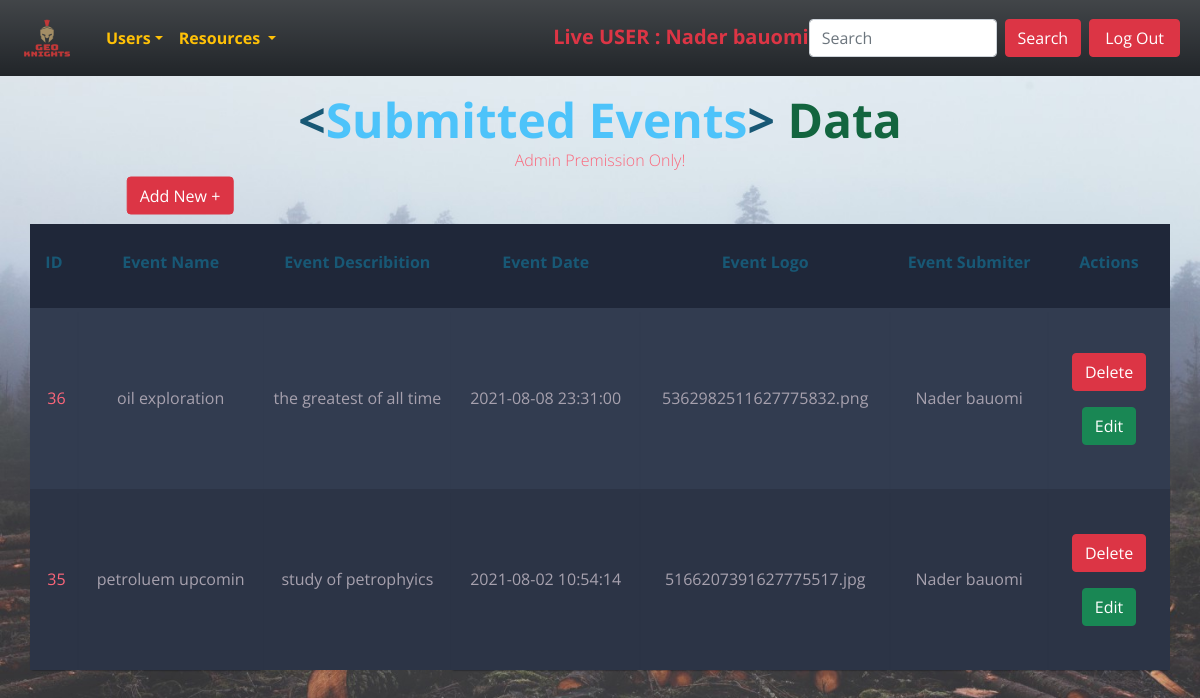
The app's page /admin/resources/events/index.php (signed in), older data.
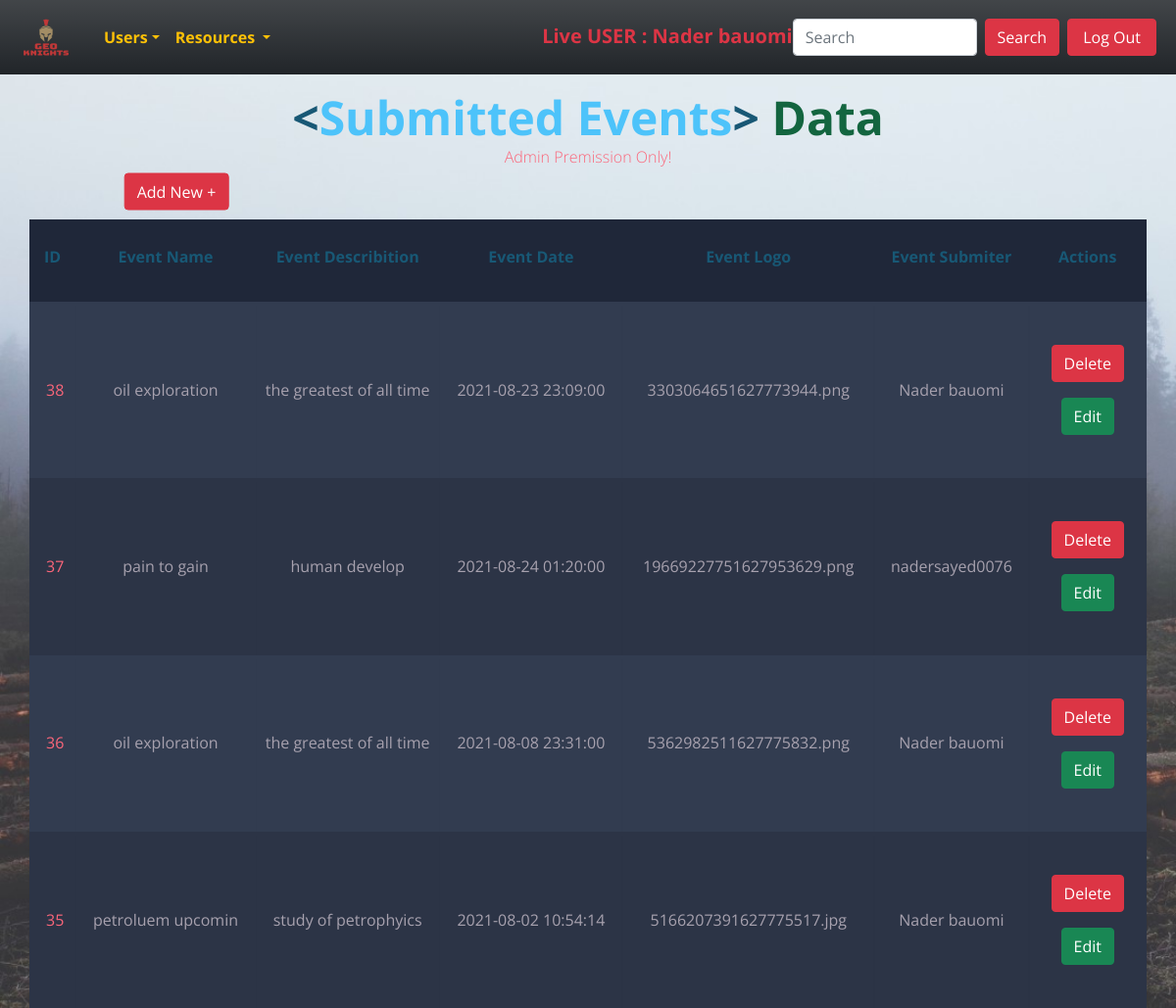
The same page, newer data.
### tables this page shows
CREATE TABLE `events` (
  `id` int(11) NOT NULL,
  `event_name` char(60) NOT NULL,
  `event_describtion` varchar(200) NOT NULL,
  `eventDate` timestamp NOT NULL DEFAULT current_timestamp() ON UPDATE current_timestamp(),
  `event_logo` varchar(110) NOT NULL,
  `event_submiter` int(11) DEFAULT NULL
);

CREATE TABLE `users` (
  `id` int(11) NOT NULL,
  `name` char(50) NOT NULL,
  `email` char(80) NOT NULL,
  `password` char(50) NOT NULL,
  `phone` char(11) NOT NULL,
  `gender` char(40) NOT NULL,
  `user_type` int(11) DEFAULT NULL
);

### helpers/paths.php (called while the page is built, shortened)
<?php
function project($dis){
    return "http://" . $_SERVER['SERVER_NAME'] . "/g2p/" . $dis;
}
function resources($dis){
    return "http://" . $_SERVER['SERVER_NAME'] . "/g2p/admin/resources/" . $dis;
}
function login($dis){
    return $txt = "http://" . $_SERVER['SERVER_NAME'] . "/g2p/login/" . $dis;
}
function css($dis){
    return   "http://" . $_SERVER['SERVER_NAME'] . "/g2p/assests/css/" . $dis;
}
function images($dis){
    return "http://" . $_SERVER['SERVER_NAME'] . "/g2p/assests/images/" . $dis;
}
?>

### admin/resources/events/index.php (the view, shortened to what this page needs)
<?php
require "../../../helpers/paths.php";
require '../../../helpers/dbConnection.php';
require '../../../layout/navAdmin.php';
$sql = "select events.* , users.id as userID , users.name as submiter from events join users on events.event_submiter = users.id order by events.id desc";
$op = mysqli_query($con, $sql);
?>
<!DOCTYPE html>
<html lang="en">
<head>
    <link rel="stylesheet" href="<?php echo css('display.css') ?>">
</head>
<body>
    <h1 class="head"><span class="blue">&lt;</span>Submitted Events<span class="blue">&gt;</span> <span class="yellow">Data</pan>
    </h1>
    <h2>Admin Premission Only! <br><br>
    </h2>
    <a href="<?php echo resources('events/create.php') ?>" class="btn btn-danger add" style="    color: #fff ;
    background-color: #dc3545;
    border-color: #dc3545;">Add New +</a>
    <table class="container">
        <thead>
            <tr>
                <th>
                    <h1>ID</h1>
                </th>
                <th>
                    <h1>Event Name</h1>
                </th>
                <th>
                    <h1>Event Describition</h1>
                </th>
                <th>
                    <h1> Event Date</h1>
                </th>
                <th>
                    <h1>Event Logo</h1>
                </th>
                <th>
                    <h1>Event Submiter</h1>
                </th>
                <th>
                    <h1>Actions</h1>
                </th>
            </tr>
        </thead>
        <tbody>
            <?php while ($data = mysqli_fetch_assoc($op)) { ?>
                <tr class="text-center">
                    <td><?php echo $data['id']; ?></td>
                    <td><?php echo $data['event_name']; ?></td>
                    <td style="white-space: nowrap;overflow: hidden;text-overflow: ellipsis; width:8%"><?php echo $data['event_describtion']; ?></td>
                    <td style="text-align: center;"><?php echo $data['eventDate']; ?></td>
                    <td><?php echo $data['event_logo']; ?></td>
                    <td><?php echo $data['submiter']; ?></td>
                    <td>
                        <a href="delete.php?id=<?php echo $data['id'] ?>" class="btn btn-danger m-2 ">Delete</a>
                        <a href="edit.php?id=<?php echo $data['id']; ?>" class="btn btn-success m-2 ">Edit</a>
                    </td>
                </tr>
            <?php } ?>
        </tbody>
    </table>
</body>
</html>

### layout/navAdmin.php (shortened to what this page needs)
<!DOCTYPE html>
<html lang="en">
<head>
    <link href="https://cdn.jsdelivr.net/npm/bootstrap@5.0.2/dist/css/bootstrap.min.css" rel="stylesheet">
</head>
<body>
    <header style="z-index: 9999;">
        <div class="logo">
            <nav class="navbar navbar-expand-lg navbar-light bg-dark bg-gradient ">
                <div class="container-fluid">
                    <a class="navbar-brand" href="<?php echo project('admin/index.php') ?>">
                        <img src="<?php echo images('logo.png'); ?>" alt="" width="70" height="50">
                    </a>
                    <div class="collapse navbar-collapse" id="navbarSupportedContent">
                        <ul class="navbar-nav me-auto mb-2 mb-lg-0 text-warning">
                            <li class="nav-item dropdown ">
                                <a class="nav-link dropdown-toggle text-warning fw-bold" href="#" id="navbarDropdown" data-bs-toggle="dropdown">Users</a>
                            </li>
                            <li class="nav-item dropdown">
                                <a class="nav-link dropdown-toggle text-warning fw-bold" href="#" id="navbarDropdown" data-bs-toggle="dropdown">
                                    Resources
                                </a>
                            </li>
                        </ul>
                        <marquee behavior="" direction=""><span class="mx-auto text-danger fw-bold fs-5">Live USER : <?php echo $_SESSION['users']["name"]; ?></span></marquee>
                        <form class="d-flex col-3 ">
                            <input class="form-control me-2 " type="search" placeholder="Search" aria-label="Search">
                            <button class="btn btn-danger text-white" type="submit">Search</button>
                        </form>
                        <a href="<?php echo login('logout.php') ?>" class="btn btn-danger text-white mx-2 col-1" type="submit">Log Out</a>
                    </div>
                </div>
            </nav>
        </div>
    </header>
</body>
</html>

### assests/css/display.css (style rules this page uses)
body { font-family: 'Open Sans', sans-serif; font-weight: 300; line-height: 1.42em; color: #A7A1AE; background: url(../images/bg.jpg); background-size: cover; background-repeat: no-repeat; perspective: 300px; }
h1 { font-size: 3em; font-weight: 300; line-height: 1em; color: #4DC3FA; font-weight: bold; text-align: center; }
h2 { font-size: 1em; font-weight: 300; text-align: center; display: block; line-height: 1em; padding-bottom: 2em; color: #FB667A; }
.blue { color: #185875; }
.yellow { color: #13653f; }
.container th h1 { font-weight: bold; font-size: 1em; text-align: center; color: #185875; }
.container td { font-weight: normal; font-size: 1em; -webkit-box-shadow: 0 2px 2px -2px #0E1119; -moz-box-shadow: 0 2px 2px -2px #0E1119; box-shadow: 0 2px 2px -2px #0E1119; }
.container { text-align: center; width: 100%; margin: 0 auto; display: table; padding: 0 0 8em 0; width: 100%; }
.container td, .container th { padding: 30px 10px; }
.container tr:nth-child(odd) { background-color: #323C50; }
.container tr:nth-child(even) { background-color: #2C3446; }
.container th { background-color: #1F2739; }
.container td:first-child { color: #FB667A; padding-left: 15px; }
.container td:last-child { display: flex; flex-direction: column; align-items: center; justify-content: space-evenly; padding: 30% 10px; }

### layout/navAdmin.php (style rules this page uses)
header { position: sticky; top: 0; width: 100%; }
ul { z-index: 9999 !important; }

### admin/resources/events/index.php (style rules this page uses)
.head { margin-top: 20px; }
.add { text-align: center; position: absolute; left: 15%; transform: translateX(-50%) translateY(-125%); }

Row changes from the older to the newer data that the page shows:
added events: id "38", event_name "oil exploration", event_describtion "the greatest of all time", eventDate "2021-08-23 23:09:00", event_logo "3303064651627773944.png", event_submiter.name "Nader bauomi"
added events: id "37", event_name "pain to gain", event_describtion "human develop", eventDate "2021-08-24 01:20:00", event_logo "19669227751627953629.png", event_submiter.name "nadersayed0076"
